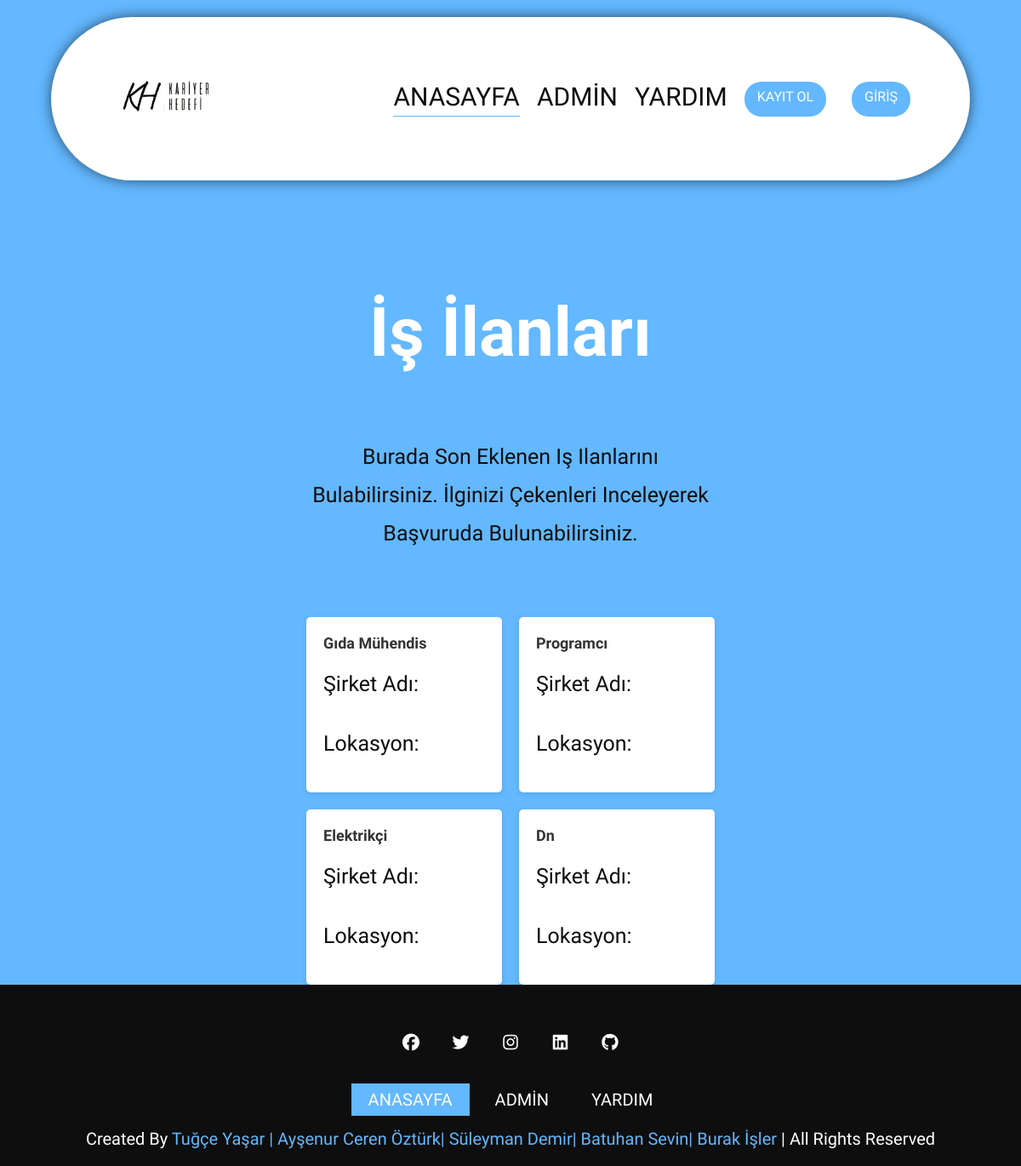
The app's page /index2.php with its own data.
### tables this page shows
CREATE TABLE `isler` (
  `id` int(11) NOT NULL,
  `baslik` varchar(255) NOT NULL,
  `aciklama` text DEFAULT NULL,
  `tarih` date DEFAULT NULL
);

### index2.php (the view, shortened to what this page needs)
<!DOCTYPE html>
<html lang="en">
<head>
    <link rel="stylesheet" href="style.css">
    <link rel="stylesheet" href="https://cdnjs.cloudflare.com/ajax/libs/font-awesome/6.5.1/css/all.min.css" />
</head>
<body>
<header class="header">
    <a href="index.php" class="logo">
        <img src="logo.png" alt="logo" />
    </a>
    <nav class="navbar">
        <a href="index.php" class="active">ANASAYFA</a>
        <a href="index3.php">ADMİN</a>
        <a href="yardim.php">YARDIM</a>
        <div class="auth-buttons">
            <a href="index1.php?id=kayit" class="button">KAYIT OL</a>
            <a href="index1.php" class="button">GİRİŞ</a>
        </div>
    </nav>
</header>
<section class="ANASAYFA">
    <div class="content">
        <br><br><br><br><br><br>
        <br><br><br><br><br><br>
        <h3>İş İlanları</h3>
        <br><br><br><br><br><br>
        <p>Burada son eklenen iş ilanlarını bulabilirsiniz. İlginizi çekenleri inceleyerek başvuruda bulunabilirsiniz.</p>
        <br><br><br><br><br><br>
        <div class="ilanlar">
            <?php
            include("baglanti.php");
            $sql = "SELECT * FROM isler";
            $result = $baglanti->query($sql);
            if ($result->num_rows > 0) {
                while ($row = $result->fetch_assoc()) {
                    echo '<div class="ilan">';
                    echo '<h4>' . $row["baslik"] . '</h4>';
                    echo '<p>Şirket Adı: ' . $row["sirket_adi"] . '</p>';
                    echo '<p>Lokasyon: ' . $row["lokasyon"] . '</p>';
                    echo '</div>';
                }
            } else {
                echo "İş ilanı bulunamadı.";
            }
            ?>
        </div>
    </div>
</section>
<section class="footer">
    <div class="share">
        <a href="#" class="fab fa-facebook"> </a>
        <a href="#" class="fab fa-twitter"> </a>
        <a href="#" class="fab fa-instagram"> </a>
        <a href="#" class="fab fa-linkedin"> </a>
        <a href="#" class="fab fa-github"> </a>
    </div>
    <div class="links">
        <a href="index.php" class="active">ANASAYFA</a>
        <a href="index3.php">ADMİN</a>
        <a href="yardim.php">YARDIM</a>
    </div>
    <div class="credit">
        created by <span>Tuğçe Yaşar | Ayşenur Ceren Öztürk| Süleyman Demir| Batuhan Sevin| Burak İşler</span> | all rights reserved
    </div>
</section>
</body>
</html>

### style.css (style rules this page uses)
:root { --main-color: #63b8ff; --black-color: #0e0e0e; }
* { font-family: 'Kalnia', serif; margin: 0; padding: 0; box-sizing: border-box; text-decoration: none; text-transform: capitalize; transition: 0.2s ease; }
html { font-size: 62.5%; overflow-x: hidden; scroll-padding-top: 9rem; scroll-behavior: smooth; }
body { background-color: #63b8ff; }
img { height: auto; }
.logo img { width: 170px; object-fit: cover; border-radius: 50%; }
.header { background-color: white; display: flex; align-items: center; justify-content: space-between; padding: 1rem 5%; margin: 1rem 5%; border-radius: 10rem; box-shadow: 0px 0px 17px -2px rgba(0, 0, 0, 0.75); position: sticky; top: 2rem; z-index: 1000; }
.header .navbar { display: flex; margin-left: auto; }
.header .navbar a { margin: 0 1rem; font-size: 3rem; color: var(--black-color); border-bottom: 0.1rem solid transparent; }
.header .navbar .active, .header .navbar a:hover { border-color: var(--main-color); padding-bottom: 0.5rem; }
.ANASAYFA { min-height: 100vh; background-size: cover; background-position: center; display: flex; align-items: center; }
.ANASAYFA .content { max-width: 60rem; text-align: center; margin: 0 auto; }
.ANASAYFA .content h3 { font-size: 8rem; color: #fff; }
.ANASAYFA .content p { font-size: 2.5rem; font-weight: 300; line-height: 1.8; padding: 1rem 0; color: var(--black-color); }
.ilanlar { display: flex; flex-wrap: wrap; justify-content: center; gap: 20px; }
.ilan { background-color: #fff; padding: 20px; border-radius: 5px; box-shadow: 0px 2px 6px rgba(0, 0, 0, 0.1); flex: 1 1 calc(33.333% - 40px); text-align: left; max-width: 300px; width: 100%; }
.ilan h4 { font-size: 18px; margin-bottom: 5px; color: #333; }
.ilan p { font-size: 14px; margin-bottom: 5px; color: #555; }
.footer { background-color: var(--black-color); text-align: center; position: relative; bottom: 0; width: 100%; padding: 20px 0; min-height: 1rem; }
.footer .share { padding: 2rem 0; }
.footer .share a { width: 5rem; height: 5rem; line-height: 5rem; color: #fff; font-size: 2rem; border: var(--border); border-radius: 50%; margin: 0.3rem; }
.footer .links { display: flex; justify-content: center; flex-wrap: wrap; gap: 1rem; }
.footer .links a { background-color: var(--black-color); padding: 0.7rem 2rem ; color: #fff; font-size: 2rem; border: var(--border); }
.footer .links a.active { background-color: var(--main-color); }
.footer .credit { font-size: 2rem; color: #fff; font-weight: 300; padding-top: 1.5rem; }
.footer .credit span { color: var(--main-color); }
.content { width: 40%; }
.header .auth-buttons { display: flex; gap: 1rem; }
.header .auth-buttons a { padding: 0.8rem 1.5rem; font-size: 1.6rem; border: none; background-color: var(--main-color); color: white; border-radius: 2rem; cursor: pointer; }

### index2.php (style rules this page uses)
.header .auth-buttons { display: flex; gap: 1rem; }
.header .auth-buttons a { padding: 0.8rem 1.5rem; font-size: 1.6rem; border: none; background-color: var(--main-color); color: white; border-radius: 2rem; cursor: pointer; }

### records on screen
isler: baslik "Gıda Mühendis"
isler: baslik "Programcı"
isler: baslik "Elektrikçi"
isler: baslik "Dn"
